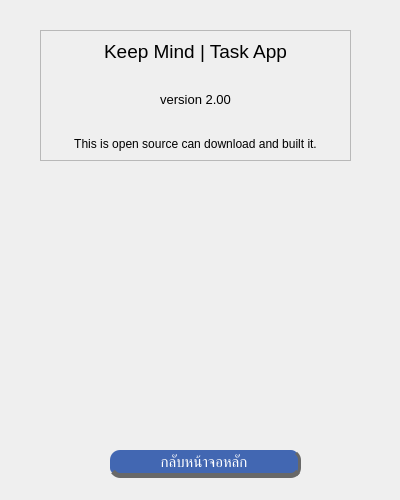
<?xml version="1.0" encoding="UTF-8"?>
<ui version="4.0">
 <class>Form</class>
 <widget class="QWidget" name="Form">
  <property name="geometry">
   <rect>
    <x>0</x>
    <y>0</y>
    <width>400</width>
    <height>500</height>
   </rect>
  </property>
  <property name="windowTitle">
   <string>About App</string>
  </property>
  <widget class="QPushButton" name="backButton">
   <property name="geometry">
    <rect>
     <x>110</x>
     <y>450</y>
     <width>191</width>
     <height>28</height>
    </rect>
   </property>
   <property name="styleSheet">
    <string notr="true">QPushButton{
border-radius:10px;
background-color:#4267B2;
color:white;
font:11pt;
border-left: none;
border-right: 3px solid rgb(104, 104, 104);
border-bottom: 5px solid rgb(104, 104, 104);
}

QPushButton:hover{
background-color:rgb(51, 80, 139);
border-left: none;
border-right: 3.5px solid rgb(104, 104, 104);
border-bottom: 4.5px solid rgb(104, 104, 104);
}

QPushButton:pressed{
background-color: rgb(0, 86, 129);
border-bottom: none;
}</string>
   </property>
   <property name="text">
    <string>กลับหน้าจอหลัก</string>
   </property>
  </widget>
  <widget class="QFrame" name="frame">
   <property name="geometry">
    <rect>
     <x>40</x>
     <y>30</y>
     <width>311</width>
     <height>131</height>
    </rect>
   </property>
   <property name="styleSheet">
    <string notr="true">QPushButton{
background-color: white;
border-style: outset;
border-width: 6px;
border-color: rgb(90, 90, 90);
}</string>
   </property>
   <property name="frameShape">
    <enum>QFrame::StyledPanel</enum>
   </property>
   <property name="frameShadow">
    <enum>QFrame::Raised</enum>
   </property>
   <layout class="QVBoxLayout" name="verticalLayout">
    <item>
     <widget class="QLabel" name="title">
      <property name="font">
       <font>
        <pointsize>14</pointsize>
       </font>
      </property>
      <property name="text">
       <string>Keep Mind | Task App</string>
      </property>
      <property name="alignment">
       <set>Qt::AlignCenter</set>
      </property>
     </widget>
    </item>
    <item>
     <spacer name="verticalSpacer">
      <property name="orientation">
       <enum>Qt::Vertical</enum>
      </property>
      <property name="sizeHint" stdset="0">
       <size>
        <width>20</width>
        <height>40</height>
       </size>
      </property>
     </spacer>
    </item>
    <item>
     <widget class="QLabel" name="version">
      <property name="font">
       <font>
        <pointsize>10</pointsize>
       </font>
      </property>
      <property name="text">
       <string>version 2.00</string>
      </property>
      <property name="alignment">
       <set>Qt::AlignCenter</set>
      </property>
     </widget>
    </item>
    <item>
     <spacer name="spacing">
      <property name="orientation">
       <enum>Qt::Vertical</enum>
      </property>
      <property name="sizeHint" stdset="0">
       <size>
        <width>20</width>
        <height>40</height>
       </size>
      </property>
     </spacer>
    </item>
    <item>
     <widget class="QLabel" name="describetion">
      <property name="text">
       <string>This is open source can download and built it.</string>
      </property>
      <property name="alignment">
       <set>Qt::AlignCenter</set>
      </property>
     </widget>
    </item>
   </layout>
  </widget>
  <widget class="QLabel" name="label">
   <property name="geometry">
    <rect>
     <x>40</x>
     <y>180</y>
     <width>311</width>
     <height>201</height>
    </rect>
   </property>
   <property name="styleSheet">
    <string notr="true">image: url(:/logo/assets/images/logo.png);</string>
   </property>
   <property name="text">
    <string/>
   </property>
   <property name="alignment">
    <set>Qt::AlignCenter</set>
   </property>
  </widget>
 </widget>
 <resources>
  <include location="KeepMind.qrc"/>
 </resources>
 <connections/>
</ui>
